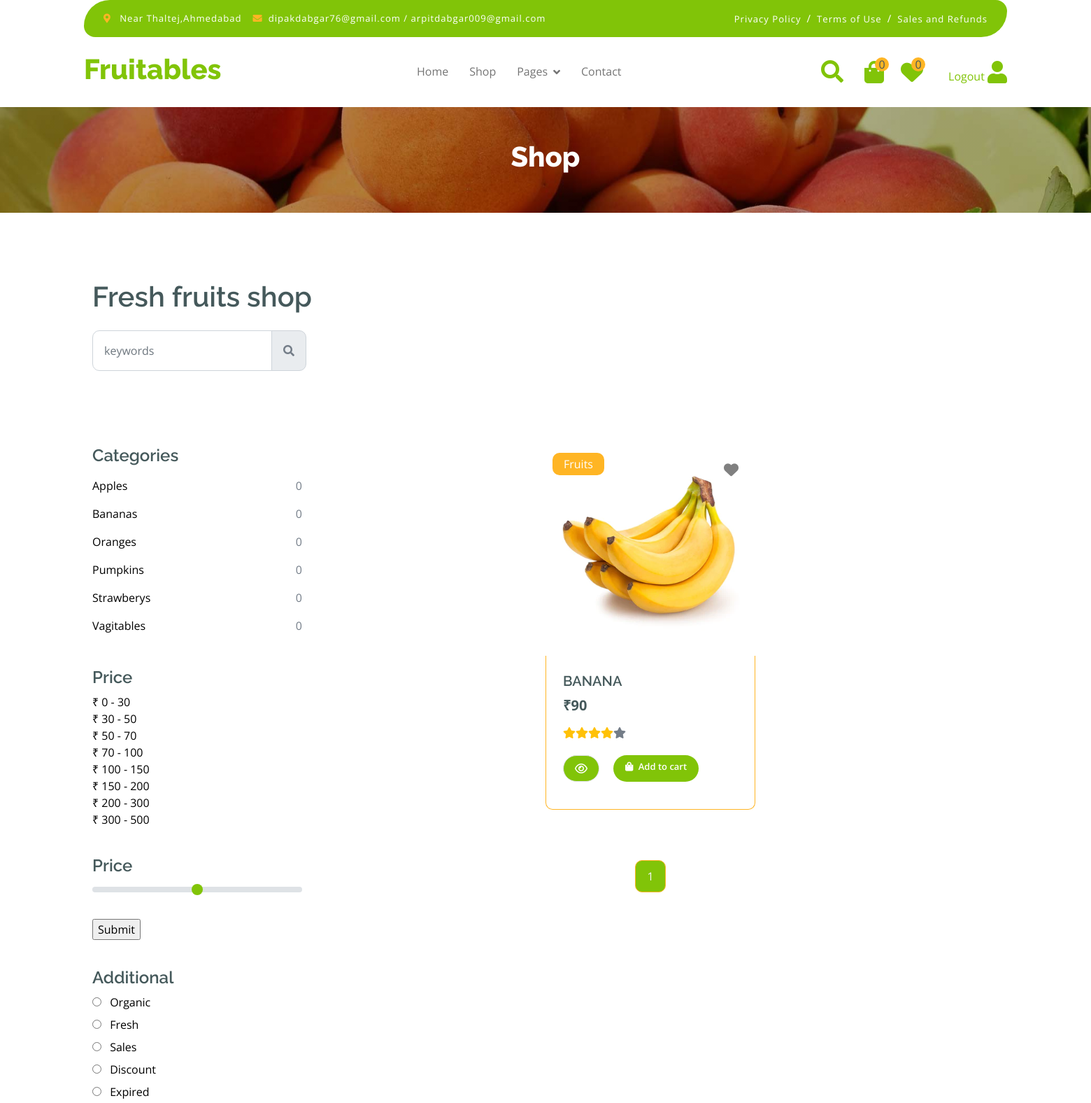
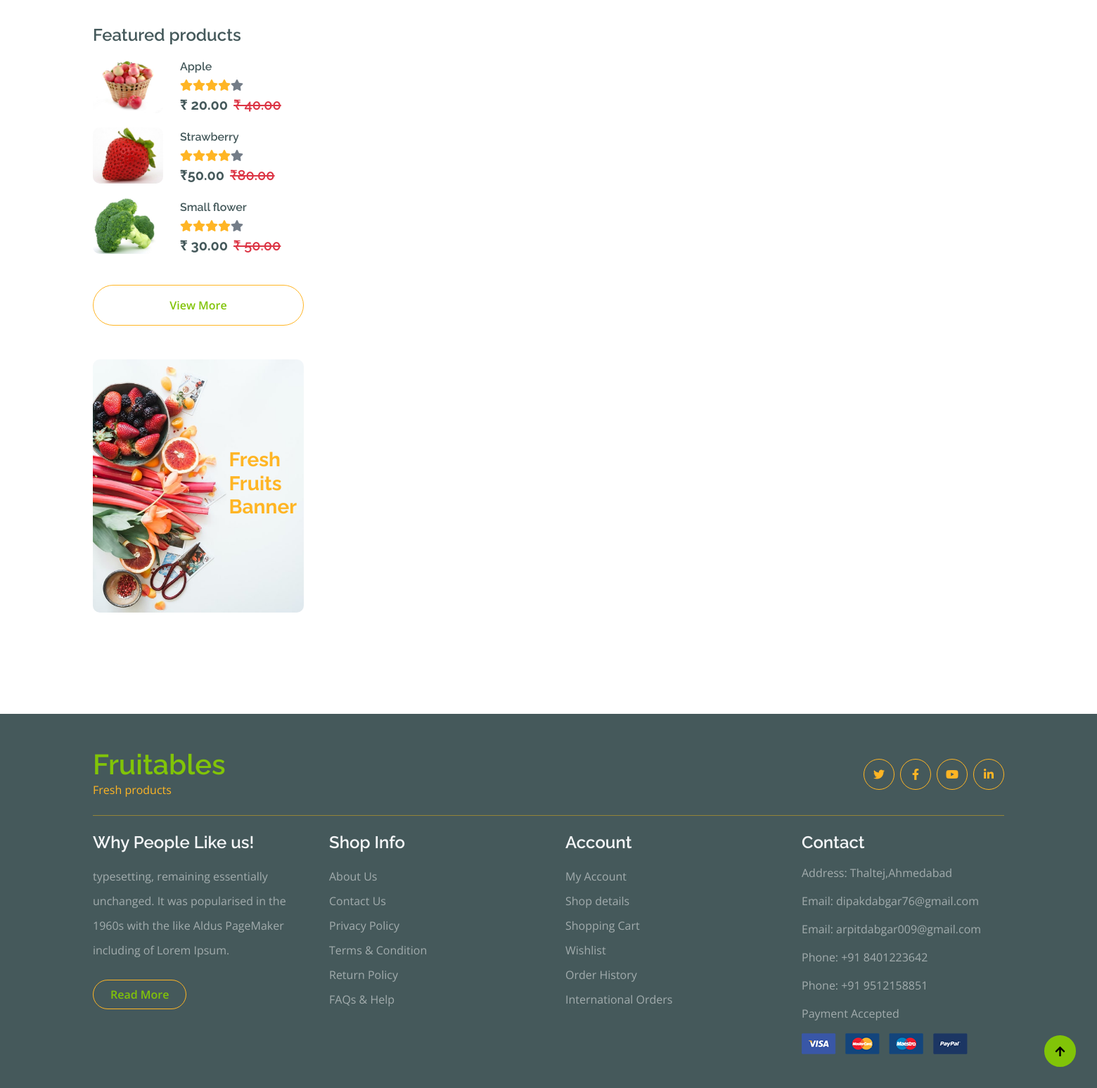
The app's page /shop?cat2=2 (signed in) with its own data (2 pictures, top to bottom).
### app/models.py (models this page shows, shortened)
class category(models.Model):
    name1=models.CharField(max_length=30)

class price(models.Model):
    price1 = models.CharField(max_length=50)

class product(models.Model):
    main_category=models.ForeignKey(main_category,on_delete=models.CASCADE,blank=True,null=True)
    sub_category=models.ForeignKey(sub_category,on_delete=models.CASCADE,blank=True,null=True)
    price1=models.ForeignKey(price,on_delete=models.CASCADE,blank=True,null=True)
    name1=models.ForeignKey(category,on_delete=models.CASCADE,blank=True,null=True)
    img=models.ImageField(upload_to='media')
    star=models.IntegerField(default=0)
    name=models.CharField(max_length=50)
    price=models.IntegerField()
    des=models.TextField(blank=True,null=True)

### app/views.py (the view)
# urls.py: path('shop', views.shop, name='shop'),
def shop(request):
    if 'email' in request.session:
        uid=User.objects.get(email=request.session['email'])
        count=category.objects.filter(name1=uid).count()
        count=addcart.objects.filter(user=uid).count()
        pp=product.objects.all().order_by("-id")
        w_count=Add_Whishlist.objects.filter(user_id=uid).count()
        whishlist_product=Add_Whishlist.objects.filter(user_id=uid)
        l1=[]
        for i in whishlist_product:
            l1.append(i.product_id.id)
        mid=main_category.objects.all()
        cid=request.GET.get("cid")
        piz=price.objects.all()
        piz2=request.GET.get("piz2")
        cat=category.objects.all()
        cat2=request.GET.get("cat2")
        S=request.GET.get("sort")
        if cid:
            pp=product.objects.filter(sub_category=cid)
        elif piz2:
            pp=product.objects.filter(price1=piz2)
        elif cat2:
            pp=product.objects.filter(name1=cat2)
        elif S=="lth":
            pp=product.objects.all().order_by("price")
        elif S=="htl":
            pp=product.objects.all().order_by("-price")
        elif S=="atz":
            pp=product.objects.all().order_by("name")
        elif S=="zta":
            pp=product.objects.all().order_by("-name")
        else:
            pp=product.objects.all().order_by("-id")
        paginator=Paginator(pp,3)
        page_number=request.GET.get("page",1)
        pp=paginator.get_page(page_number)
        show_page=paginator.get_elided_page_range(page_number,on_each_side=1,on_ends=1)
        con={'pp':pp,
            'mid':mid,
            'cat':cat,
            'piz':piz,
            "min1":0,
            'count':count,
            'count':count,
            "w_count":w_count,
            "whishlist_product":whishlist_product,"l1":l1,"show_page":show_page}
        return render(request,"shop.html",con)
    else:
        return render(request,"login.html")

### app/templates/shop.html (shortened to what this page needs)
{% extends "index.html" %} {% load static %} {% block content %}
<div class="container-fluid page-header py-5">
  <h1 class="text-center text-white display-6">Shop</h1>
</div>
<div class="container-fluid fruite py-5">
  <div class="container py-5">
    <h1 class="mb-4">Fresh fruits shop</h1>
    <div class="row g-4">
      <div class="col-lg-12">
        <div class="row g-4">
          <div class="col-xl-3">
            <div class="input-group w-100 mx-auto d-flex">
              <input type="search" class="form-control p-3" placeholder="keywords" aria-describedby="search-icon-1" />
              <span id="search-icon-1" class="input-group-text p-3"><i class="fa fa-search"></i></span>
            </div>
          </div>
          <div class="col-6"></div>
          <div class="col-xl-3">
            <form method="get" action="{% url 'shop' %}" id="fruitform">
              <div class=" ps-3 py-3 rounded d-flex mb-4">
              </div>
            </form>
          </div>
        </div>
      </div>
      <div class="row g-4">
        <div class="col-lg-3">
          <div class="row g-4">
            <div class="col-lg-12">
              <div class="mb-3">
                <h4>Categories</h4>
                <ul class="list-unstyled fruite-categorie">
                  <li>
                    {% for i in cat %}
                    <div class="d-flex justify-content-between fruite-name">
                      <a href="/shop?cat2={{i.id}}" style="color:black;">{{i.name1}}</a>
                      <span>{{count}}</span>
                    </div>
                    {% endfor %}
                  </li>
                </ul>
              </div>
            </div>
            <div class="col-lg-12">
              <div class="mb-3">
                <h4 class="mb-2">Price</h4>
                {% for i in piz %}
                <a href="/shop?piz2={{i.id}}" style="color:black;font-size:large-50px"> &#8377; {{i.price1}}</a><br>
                {% endfor %}
              </div>
            </div>
            <form action="{% url 'filter_price' %}"  method="post">
              <div class="col-lg-12">
                  <div class="mb-3">
                      <h4 class="mb-2">Price</h4>
                      <input type="range" class="form-range w-100" id="rangeInput"   value="{{max1}}" oninput="amount.value=rangeInput.value" min="0" max="1500" name="max1">
                      <br/>
                      <input type="submit"  value="Submit" >
                  </div>
              </div>
          </form>
            <div class="col-lg-12">
              <div class="mb-3" style="color: black;">
                <h4>Additional</h4>
                <div class="mb-2">
                  <input type="radio" class="me-2" id="Categories-1" name="Categories-1" value="Beverages" />
                  <label for="Categories-1"> Organic</label>
                </div>
                <div class="mb-2">
                  <input type="radio" class="me-2" id="Categories-2" name="Categories-1" value="Beverages" />
                  <label for="Categories-2"> Fresh</label>
                </div>
                <div class="mb-2">
                  <input type="radio" class="me-2" id="Categories-3" name="Categories-1" value="Beverages" />
                  <label for="Categories-3"> Sales</label>
                </div>
                <div class="mb-2">
                  <input type="radio" class="me-2" id="Categories-4" name="Categories-1" value="Beverages" />
                  <label for="Categories-4"> Discount</label>
                </div>
                <div class="mb-2">
                  <input type="radio" class="me-2" id="Categories-5" name="Categories-1" value="Beverages" />
                  <label for="Categories-5"> Expired</label>
                </div>
              </div>
            </div>
            <div class="col-lg-12">
              <h4 class="mb-3">Featured products</h4>
              <div class="d-flex align-items-center justify-content-start">
                <div class="rounded me-4" style="width: 100px; height: 100px">
                  <img src="{% static 'img/featur-1.jpg' %}" class="img-fluid rounded" alt="" />
                </div>
                <div>
                  <h6 class="mb-2">Apple</h6>
                  <div class="d-flex mb-2">
                    <i class="fa fa-star text-secondary"></i>
                    <i class="fa fa-star text-secondary"></i>
                    <i class="fa fa-star text-secondary"></i>
                    <i class="fa fa-star text-secondary"></i>
                    <i class="fa fa-star"></i>
                  </div>
                  <div class="d-flex mb-2">
                    <h5 class="fw-bold me-2">₹ 20.00 </h5>
                    <h5 class="text-danger text-decoration-line-through">
                      ₹ 40.00
                    </h5>
                  </div>
                </div>
              </div>
              <div class="d-flex align-items-center justify-content-start">
                <div class="rounded me-4" style="width: 100px; height: 100px">
                  <img src="{% static 'img/featur-2.jpg' %}" class="img-fluid rounded" alt="" />
                </div>
                <div>
                  <h6 class="mb-2">
                    Strawberry</h6>
                  <div class="d-flex mb-2">
                    <i class="fa fa-star text-secondary"></i>
                    <i class="fa fa-star text-secondary"></i>
                    <i class="fa fa-star text-secondary"></i>
                    <i class="fa fa-star text-secondary"></i>
                    <i class="fa fa-star"></i>
                  </div>
                  <div class="d-flex mb-2">
                    <h5 class="fw-bold me-2">₹50.00</h5>
                    <h5 class="text-danger text-decoration-line-through">
                      ₹80.00
                    </h5>
                  </div>
                </div>
              </div>
              <div class="d-flex align-items-center justify-content-start">
                <div class="rounded me-4" style="width: 100px; height: 100px">
                  <img src="{% static 'img/featur-3.jpg' %}" class="img-fluid rounded" alt="" />
                </div>
                <div>
                  <h6 class="mb-2">Small flower</h6>
                <div class="d-flex mb-2">
                  <i class="fa fa-star text-secondary"></i>
                  <i class="fa fa-star text-secondary"></i>
                  <i class="fa fa-star text-secondary"></i>
                  <i class="fa fa-star text-secondary"></i>
                  <i class="fa fa-star"></i>
                </div>
                  <div class="d-flex mb-2">
                    <h5 class="fw-bold me-2">₹ 30.00</h5>
                    <h5 class="text-danger text-decoration-line-through">
                      ₹ 50.00
                    </h5>
                  </div>
                </div>
              </div>
              <div class="d-flex justify-content-center my-4">
                <a href="#" class="btn border border-secondary px-4 py-3 rounded-pill text-primary w-100">View More</a>
              </div>
            </div>
            <div class="col-lg-12">
              <div class="position-relative">
                <img src="{% static 'img/banner-fruits.jpg' %}" class="img-fluid w-100 rounded" alt="" />
                <div class="position-absolute" style="top: 50%; right: 10px; transform: translateY(-50%)">
                  <h3 class="text-secondary fw-bold">
                    Fresh <br />
                    Fruits <br />
                    Banner
                  </h3>
                </div>
              </div>
            </div>
          </div>
        </div>
        <div class="col-lg-9">
          <div class="row g-4 justify-content-center">
            {% for i in pp %}
            <div class="col-md-6 col-lg-6 col-xl-4">
              <div class="rounded position-relative fruite-item">
                <div class="fruite-img">
                  <img src="{{i.img.url}}" class="img-fluid w-100 rounded-top" alt="" style="height: 300px" />
                </div>
                <div class="text-white bg-secondary px-3 py-1 rounded position-absolute" style="top: 10px; left: 10px">
                  Fruits
                </div>
                {% if i.id in l1 %}
                <a href="{% url 'add_whishlist' i.id %}"  class="position-absolute top-0 end-0 me-4 my-4" >
                  <i class="fa-solid fa-heart text-danger" style="color: red;font-size :21px;"></i>
                </a>
                {% else %}
                <a href="{% url 'add_whishlist' i.id %}" class="position-absolute top-0 end-0 me-4 my-4">
                  <i class="fa-solid fa-heart "  style="color: gray;font-size :21px;"></i>
                </a>
                {% endif %}
                <div class="p-4 border border-secondary border-top-0 rounded-bottom" style="height: 220px;">
                  <h5>{{i.name}}</h5>
                  <div class="d-flex justify-content-between flex-lg-wrap">
                    <p class="text-dark fs-5 fw-bold mb-0">&#8377;{{i.price}}</p>
                  </div>
                  <div class="d-flex mb-4 mt-3" >
                    <i {% if i.star < 1 %} class="fa fa-star" {% else %} class="fa fa-star text-warning" {% endif %}></i>
                    <i {% if i.star < 2 %} class="fa fa-star " {% else %} class="fa fa-star text-warning" {% endif %}></i>
                    <i {% if i.star < 3 %} class="fa fa-star " {% else %} class="fa fa-star text-warning" {% endif %}></i>
                    <i {% if i.star < 4 %} class="fa fa-star" {% else %} class="fa fa-star text-warning" {% endif %}></i>
                    <i {% if i.star < 5 %} class="fa fa-star" {% else %} class="fa fa-star text-warning" {% endif %}></i>
                  </div>
                  <div style="display: flex; gap:20px;">
                    <a href="{% url 'shop_detail1' i.id %}" class="btn border  rounded-pill px-3 text-primary"  style="background-color: #81C408;color:white"><i
                        class="fa-regular fa-eye" style="color: white;"></i>
                    </a>
                    <a href="{% url 'add_to_cart' i.id %}" class="btn color:white rounded-pill px-3 "
                      style="font-size: 13px;background-color: #81C408;color:white" ><i class="fa fa-shopping-bag me-1" style="color: white;"></i>
                      Add to cart</a>
                  </div>
                  <br>
                </div>
              </div>
            </div>
            {% endfor %}
         <div class="col-12">
              <div class="pagination d-flex justify-content-center mt-5">
                {% for i in show_page %}
                {% if i == pp.number %}
                <a href="?page={{i}}"  class="active rounded">{{i}}</a>
                {% elif i == "..." %}
                <a href="..." class="rounded">...</a>
                {% else %}
                <a href="?page={{i}}" class="rounded">{{i}}</a>
                {% endif %}
                {% endfor %}
              </div>
            </div>
          </div>
        </div>
      </div>
    </div>
  </div>
</div>
{% endblock %}

### app/static/css/style.css (style rules this page uses)
* { scroll-behavior: smooth; }
.btn { font-weight: 600; transition: 0.5s; }
.btn.border-secondary { transition: 0.5s; }
.page-header { position: relative; background: linear-gradient(rgba(0, 0, 0, 0.3), rgba(0, 0, 0, 0.3)), url(../img/cart-page-header-img.jpg); background-position: center center; background-repeat: no-repeat; background-size: cover; }
@media (min-width: 992px) { .hero-header, .page-header { margin-top: 152px !important; } }
.fruite .fruite-categorie .fruite-name { line-height: 40px; }
.fruite .fruite-categorie .fruite-name a { transition: 0.5s; }
.fruite .fruite-item { height: 100%; transition: 0.5s; }
.fruite .fruite-item .fruite-img { overflow: hidden; transition: 0.5s; border-radius: 10px 10px 0 0; }
.fruite .fruite-item .fruite-img img { transition: 0.5s; }
.pagination { display: inline-block; }
.pagination a { color: var(--bs-dark); padding: 10px 16px; text-decoration: none; transition: 0.5s; border: 1px solid var(--bs-secondary); margin: 0 4px; }
.pagination a.active { background-color: var(--bs-primary); color: var(--bs-light); border: 1px solid var(--bs-secondary); }

### records on screen
category: name1 "Apples", count "0"
category: name1 "Bananas", count "0"
category: name1 "Oranges", count "0"
category: name1 "Pumpkins", count "0"
category: name1 "Strawberys", count "0"
category: name1 "Vagitables", count "0"
price: price1 "0 - 30"
price: price1 "30 - 50"
price: price1 "50 - 70"
price: price1 "70 - 100"
price: price1 "100 - 150"
price: price1 "150 - 200"
price: price1 "200 - 300"
price: price1 "300 - 500"
product: img (picture), name "BANANA", price "90"

### other values on screen
{{ count }} "0"
{{ w_count }} "0"
{{ i }} "1"
